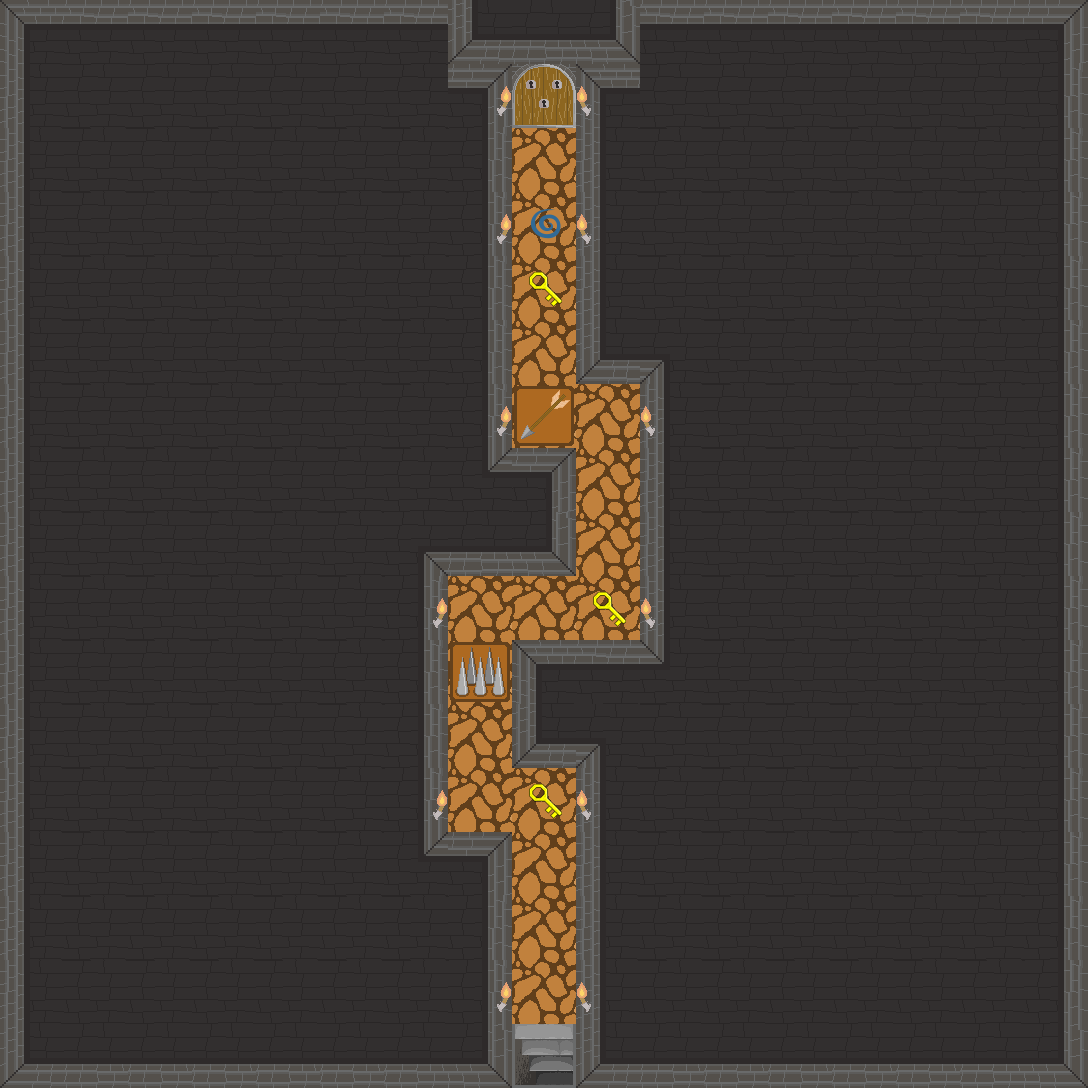

Tiled map render using the project's own tile images. Description and the map definition, with tile-layer contents summarised, below:
An orthogonal 17x17 tile map with 64x64 px tiles, 7 tile layers (Walls, Road, VisualObjects, Keys, ...) and 8 objects.

<map version="1.2" tiledversion="1.2.2" orientation="orthogonal" renderorder="right-down" width="17" height="17" tilewidth="64" tileheight="64" infinite="0" nextlayerid="20" nextobjectid="17">
 <tileset firstgid="1" name="Dungeon-tileset" tilewidth="64" tileheight="64" tilecount="32" columns="8">
  <image source="Dungeon-tileset.png" width="512" height="256" />
 </tileset>
 <layer id="1" name="Walls" width="17" height="17">
  <data>[289 cells, 270 non-empty, 14 distinct tile ids]</data>
 </layer>
 <layer id="2" name="Road" width="17" height="17">
  <data>[289 cells, 19 non-empty, 2 distinct tile ids]</data>
 </layer>
 <layer id="12" name="VisualObjects" width="17" height="17">
  <data>[289 cells, 13 non-empty, 2 distinct tile ids]</data>
 </layer>
 <layer id="3" name="Keys" width="17" height="17">
  <data>[289 cells, 3 non-empty, 1 distinct tile ids]</data>
 </layer>
 <layer id="4" name="Story" width="17" height="17">
  <data>[289 cells, 0 non-empty, 0 distinct tile ids]</data>
 </layer>
 <layer id="5" name="SquatTrap" width="17" height="17">
  <data>[289 cells, 1 non-empty, 1 distinct tile ids]</data>
 </layer>
 <layer id="6" name="JumpTrap" width="17" height="17">
  <data>[289 cells, 1 non-empty, 1 distinct tile ids]</data>
 </layer>
 <objectgroup color="#0fa8a8" id="14" name="tutorial-traps">
  <object id="12" x="473.333" y="816">
   <point />
  </object>
 </objectgroup>
 <objectgroup color="#0de214" id="8" name="level-change">
  <object id="2" x="542.666" y="117.333">
   <point />
  </object>
 </objectgroup>
 <objectgroup color="#e8e801" id="13" name="keys">
  <object id="4" x="605" y="624.001">
   <point />
  </object>
  <object id="5" x="544.332" y="818.333">
   <point />
  </object>
  <object id="8" x="542" y="310">
   <point />
  </object>
 </objectgroup>
 <objectgroup color="#fd9a21" id="10" name="squat-trap">
  <object id="9" x="544" y="433">
   <point />
  </object>
 </objectgroup>
 <objectgroup color="#ec182d" id="9" name="jump-trap">
  <object id="10" x="480" y="686.667">
   <point />
  </object>
 </objectgroup>
 <objectgroup id="11" name="story-1">
  <object id="16" x="541.333" y="240">
   <point />
  </object>
 </objectgroup>
</map>
